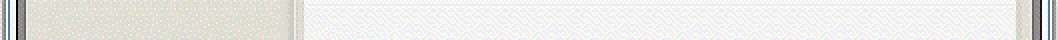
#> input picture resource_doc/images/对话框/083原版/c.png, 529 x 20 px, found by its file name (shown 2 times larger)
$ python generate_dialog_themes.py
#> lines starting #> are read from the running program, lines starting #| are printed output that depends on the picture
#!/usr/bin/env python3
# -*- coding: utf-8 -*-
"""
基于现有对话框组件结构，生成10组不同主题的对话框组件。
- 5组冒险岛高版本风格（现代蓝、典雅紫、翡翠绿、暗夜黑、玫瑰金）
- 5组自定义清新卡通风格（糖果粉、天空蓝、阳光橙、薄荷绿、薰衣草）

使用源组件的alpha通道保留形状，替换颜色方案。

@author 萧曵
@since 2026-05-29
"""
import os
import colorsys
from pathlib import Path
from PIL import Image
import numpy as np

# ============================================================
# 路径配置
# ============================================================
SRC_DIR = Path(__file__).parent / "images" / "对话框"  # 使用还原后的100%透明度源图
BASE_COMPONENTS = ["c.png", "ic.png", "is.png", "it.png", "s.png", "t.png"]

# 输出根目录：10组主题各一个子目录
OUT_BASE = Path(__file__).parent / "images" / "对话框"

# ============================================================
# 10 组颜色主题定义
# 每组格式: (目录名, 标题颜色RGB, 底色RGB, 阴影颜色RGB, 风格描述)
# ============================================================
THEMES = [
    # ---- 冒险岛高版本风格 (5组) ----
    ("高版_现代蓝", (66, 139, 202), (245, 247, 250), (40, 60, 90), "现代蓝调高版"),
    ("高版_典雅紫", (120, 80, 180), (248, 246, 252), (50, 30, 80), "典雅紫调高版"),
    ("高版_翡翠绿", (80, 160, 110), (245, 250, 246), (30, 60, 40), "翡翠绿调高版"),
    ("高版_暗夜黑", (60, 63, 70), (240, 241, 243), (25, 27, 30), "暗夜黑调高版"),
    ("高版_玫瑰金", (200, 110, 120), (250, 245, 245), (70, 35, 40), "玫瑰金调高版"),
    # ---- 自定义清新卡通风格 (5组) ----
    ("卡通_糖果粉", (255, 130, 160), (255, 248, 250), (80, 30, 45), "糖果粉卡通"),
    ("卡通_天空蓝", (100, 180, 240), (245, 250, 255), (35, 60, 90), "天空蓝卡通"),
    ("卡通_阳光橙", (255, 165, 70), (255, 250, 245), (90, 50, 20), "阳光橙卡通"),
    ("卡通_薄荷绿", (100, 210, 165), (245, 255, 250), (30, 70, 50), "薄荷绿卡通"),
    ("卡通_薰衣草", (180, 150, 220), (250, 247, 255), (55, 40, 80), "薰衣草卡通"),
]


def rgb_to_hsl(r, g, b):
    """RGB转HSL（返回0-1范围）"""
    rn, gn, bn = r / 255.0, g / 255.0, b / 255.0
    mx, mn = max(rn, gn, bn), min(rn, gn, bn)
    lgt = (mx + mn) / 2
    if mx == mn:
        h, s = 0, 0
    else:
        d = mx - mn
        s = d / (2 - mx - mn) if lgt > 0.5 else d / (mx + mn)
        if mx == rn:
            h = ((gn - bn) / d) % 6
        elif mx == gn:
            h = (bn - rn) / d + 2
        else:
            h = (rn - gn) / d + 4
        h /= 6
    return h, s, lgt


def hsl_to_rgb(h, s, lgt):
    """HSL转RGB（输入0-1范围，输出0-255）"""
    if s == 0:
        return (int(lgt * 255),) * 3

    def hue_to_rgb(p, q, t):
        if t < 0: t += 1
        if t > 1: t -= 1
        if t < 1 / 6: return p + (q - p) * 6 * t
        if t < 1 / 2: return q
        if t < 2 / 3: return p + (q - p) * (2 / 3 - t) * 6
        return p

    q = lgt * (1 + s) if lgt < 0.5 else lgt + s - lgt * s
    p = 2 * lgt - q
    r = hue_to_rgb(p, q, h + 1 / 3)
    g = hue_to_rgb(p, q, h)
    b = hue_to_rgb(p, q, h - 1 / 3)
    return (int(r * 255), int(g * 255), int(b * 255))


def apply_theme(src_img, title_rgb, body_rgb, shadow_rgb):
    """
    将源组件替换为目标主题颜色。
    策略：用亮度(L)作为映射键，暗部→阴影色，中间→标题色，亮部→底色。
    """
    rgba = src_img.convert("RGBA")
    arr = np.array(rgba).astype(np.float64)
    alpha = arr[:, :, 3]
    rgb = arr[:, :, :3]

    # 目标HSL
    th, ts, tl = rgb_to_hsl(*title_rgb)
    bh, bs, bl = rgb_to_hsl(*body_rgb)
    sh, ss, sl = rgb_to_hsl(*shadow_rgb)

    result = np.zeros_like(rgb)

    for y in range(rgb.shape[0]):
        for x in range(rgb.shape[1]):
            a = alpha[y, x]
            if a < 5:  # 完全透明保持不变
                result[y, x] = [0, 0, 0]
                continue

            r, g, b = rgb[y, x] / 255.0
            px_h, px_s, px_l = rgb_to_hsl(int(rgb[y, x, 0]), int(rgb[y, x, 1]), int(rgb[y, x, 2]))

            # 用亮度作为映射键：暗→阴影，中暗→标题，亮→底色
            if px_l < 0.15:
                # 暗部：映射到阴影色
                ratio = px_l / 0.15
                nr, ng, nb = hsl_to_rgb(
                    sh + (th - sh) * ratio,
                    ss + (ts - ss) * ratio,
                    sl + (tl - sl) * ratio * 0.5
                )
            elif px_l < 0.55:
                # 中间调：从阴影渐变到标题色
                ratio = (px_l - 0.15) / 0.4
                nr, ng, nb = hsl_to_rgb(
                    th,
                    ts * (0.6 + 0.4 * ratio),
                    sl + (tl - sl) * ratio
                )
            else:
                # 亮部：从标题色渐变到底色
                ratio = (px_l - 0.55) / 0.45
                nr, ng, nb = hsl_to_rgb(
                    bh + (th - bh) * (1 - ratio),
                    bs + (ts - bs) * (1 - ratio) * 0.5,
                    tl + (bl - tl) * ratio
                )

            # 保留原始饱和度特征
            nr = max(0, min(255, nr))
            ng = max(0, min(255, ng))
            nb = max(0, min(255, nb))

            result[y, x] = [nr, ng, nb]

    result_img = Image.fromarray(result.astype(np.uint8), mode="RGB")
    result_img.putalpha(Image.fromarray(alpha.astype(np.uint8)))
    return result_img


def main():
    # 验证源文件
    for f in BASE_COMPONENTS:
        path = SRC_DIR / f
        if not path.exists():
            print(f"错误: 源文件不存在 {path}")
            return

    print(f"{'='*60}")
    print(f"对话框组件主题生成器")
    print(f"源组件: {len(BASE_COMPONENTS)} 个 ({SRC_DIR})")
    print(f"主题数: {len(THEMES)} 组 (5高版 + 5卡通)")
    print(f"{'='*60}")

    total = 0
    for theme_dir, title_rgb, body_rgb, shadow_rgb, desc in THEMES:
        out_dir = OUT_BASE / theme_dir
        os.makedirs(out_dir, exist_ok=True)

        print(f"\n[{desc}] → {theme_dir}/")

        for f in BASE_COMPONENTS:
            src_img = Image.open(SRC_DIR / f)
#> src_img is the input picture: PIL image 529x20 RGBA; mean R, G, B, A 232.7, 232.3, 229.7, 253.1
            themed_img = apply_theme(src_img, title_rgb, body_rgb, shadow_rgb)
#> in apply_theme, `alpha = arr[:, :, 3]`:
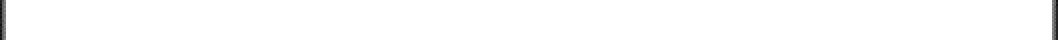
#> alpha: shape (20, 529) float64 (shown 2 times larger); min 17, max 255, mean 253.1
#> after the loop in apply_theme, `for y in range(rgb.shape[0]):`:
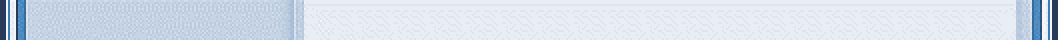
#> result: shape (20, 529, 3) float64 (shown 2 times larger); mean R, G, B 214.9, 224.1, 235.3
            themed_img.save(out_dir / f)
            total += 1

        # 输出该主题的颜色信息
        print(f"  标题: #{title_rgb[0]:02x}{title_rgb[1]:02x}{title_rgb[2]:02x}  |  "
              f"底色: #{body_rgb[0]:02x}{body_rgb[1]:02x}{body_rgb[2]:02x}  |  "
              f"阴影: #{shadow_rgb[0]:02x}{shadow_rgb[1]:02x}{shadow_rgb[2]:02x}")

    print(f"\n{'='*60}")
    print(f"完成! 共生成 {total} 个文件 ({len(THEMES)} 组 × {len(BASE_COMPONENTS)} 组件)")
    print(f"输出根目录: {OUT_BASE}")
    for theme_dir, *_ in THEMES:
        out_dir = OUT_BASE / theme_dir
        print(f"  {theme_dir}/ ({len(BASE_COMPONENTS)} 文件)")
#> this loop made 10 passes
#> theme_dir on passes 1 to 10: '高版_现代蓝', '高版_典雅紫', '高版_翡翠绿', '高版_暗夜黑', '高版_玫瑰金', '卡通_糖果粉', '卡通_天空蓝', '卡通_阳光橙', '卡通_薄荷绿', '卡通_薰衣草'
#|   高版_现代蓝/ (6 文件)
#|   高版_典雅紫/ (6 文件)
#|   高版_翡翠绿/ (6 文件)
#|   高版_暗夜黑/ (6 文件)
#|   高版_玫瑰金/ (6 文件)
#|   卡通_糖果粉/ (6 文件)
#|   卡通_天空蓝/ (6 文件)
#|   卡通_阳光橙/ (6 文件)
#> (further printed lines are left out)
    print(f"{'='*60}")


if __name__ == "__main__":
    main()
